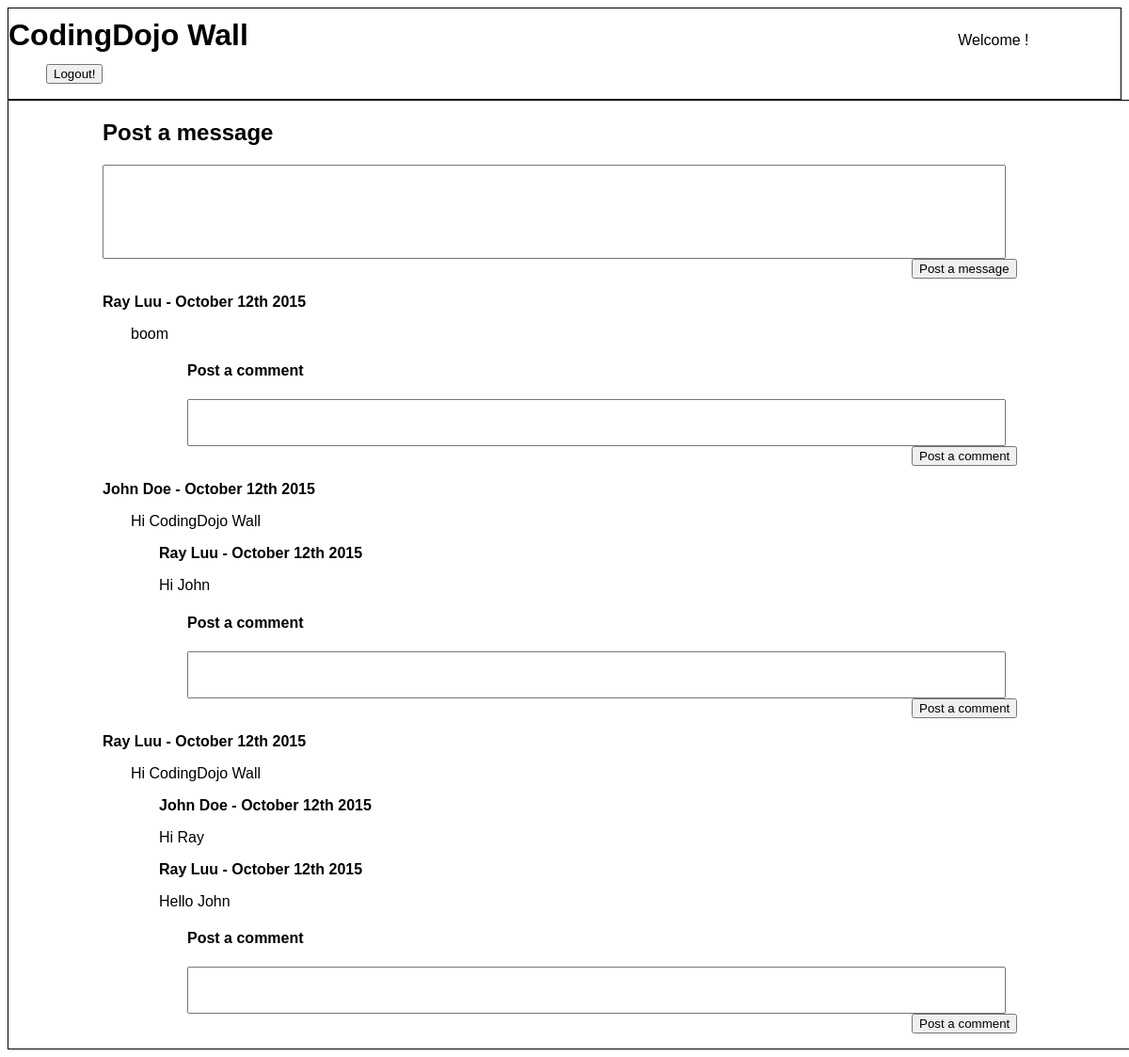
Screenshot of /wall.php with the database file from the repository.
### tables this page shows
CREATE TABLE `messages` (
  `id` int(11) NOT NULL AUTO_INCREMENT,
  `message` text,
  `created_at` datetime DEFAULT NULL COMMENT '	\n',
  `updated_at` datetime DEFAULT NULL,
  `user_id` int(11) NOT NULL,
  PRIMARY KEY (`id`),
  KEY `fk_messages_users_idx` (`user_id`),
  CONSTRAINT `fk_messages_users` FOREIGN KEY (`user_id`) REFERENCES `users` (`id`) ON DELETE NO ACTION ON UPDATE NO ACTION
);

CREATE TABLE `users` (
  `id` int(11) NOT NULL AUTO_INCREMENT,
  `first_name` varchar(255) DEFAULT NULL,
  `last_name` varchar(255) DEFAULT NULL,
  `email` varchar(255) DEFAULT NULL,
  `password` varchar(255) DEFAULT NULL,
  `created_at` datetime DEFAULT NULL,
  `updated_at` datetime DEFAULT NULL,
  PRIMARY KEY (`id`)
);

CREATE TABLE `comments` (
  `id` int(11) NOT NULL AUTO_INCREMENT,
  `comment` text,
  `created_at` datetime DEFAULT NULL,
  `updated_at` datetime DEFAULT NULL,
  `message_id` int(11) NOT NULL,
  `user_id` int(11) NOT NULL,
  PRIMARY KEY (`id`),
  KEY `fk_comments_messages1_idx` (`message_id`),
  KEY `fk_comments_users1_idx` (`user_id`),
  CONSTRAINT `fk_comments_messages1` FOREIGN KEY (`message_id`) REFERENCES `messages` (`id`) ON DELETE NO ACTION ON UPDATE NO ACTION,
  CONSTRAINT `fk_comments_users1` FOREIGN KEY (`user_id`) REFERENCES `users` (`id`) ON DELETE NO ACTION ON UPDATE NO ACTION
);

### connection.php (called while the page is built, shortened)
<?php
$connection = new mysqli(DB_HOST, DB_USER, DB_PASS, DB_DATABASE);
function fetch_all($query)
{
	$data = array();
	global $connection;
	$result = $connection->query($query);
	while($row = mysqli_fetch_assoc($result))
	{
		$data[] = $row;
	}
	return $data;
}
?>

### wall_process.php (called while the page is built, shortened)
<?php
	require_once('connection.php');
	function get_all_messages()
	{
		$query = "SELECT message,
				  messages.id AS message_id,
				  messages.created_at AS created_at,
				  users.first_name AS first_name,
				  users.last_name AS last_name
				  FROM messages
				  LEFT JOIN users
				  ON messages.user_id = users.id
				  ORDER BY messages.created_at DESC";
		$messages = fetch_all($query);
	}
	function get_all_comments($message_id)
	{
		$query = "SELECT comment,
				  users.first_name AS first_name,
				  users.last_name AS last_name,
				  comments.created_at AS created_at
				  FROM comments
				  LEFT JOIN messages
				  ON comments.message_id = messages.id
				  LEFT JOIN users
				  ON comments.user_id = users.id
				  WHERE message_id = '$message_id'";
		$comments = fetch_all($query);
	}
?>

### wall.php (the view, shortened to what this page needs)
<?php
	require_once('wall_process.php');
?>
<html>
	<head>
		<link rel="stylesheet" type="text/css" href="style.css">
	</head>
	<body>
		<div class="container1">
			<div class="header">
				<h1>CodingDojo Wall</h1>
				<?= "<p>Welcome {$_SESSION['first_name']}!</p>" ?>
				<form class="logout" action="process.php" method="post">
					<input type="submit" name="logout" value="Logout!">
				</form>
			</div>
			<div class="posts">
				<h2>Post a message</h2>
				<form action="wall_process.php" method="post">
					<textarea class="post" name="post"></textarea>
					<input class="button" type="submit" name="post_message" value="Post a message">
				</form>
				<?php
					get_all_messages();
					foreach($_SESSION["messages"] as $message)
					{
						$str_to_time = strtotime($message["created_at"]);
						$date = date("F jS Y", $str_to_time);
						get_all_comments($message['message_id']);
						echo "<p class='bold'>{$message['first_name']} {$message['last_name']} - $date</p>";
						echo "<div class='indent'>";
						echo "<p>{$message['message']}</p>";
						echo "</div>";
						foreach($_SESSION["comments"] as $comment)
						{
							$str_to_time2 = strtotime($comment['created_at']);
							$date2 = date("F jS Y", $str_to_time2);
							echo "<div class='indent2'>";
							echo "<p class='bold'>{$comment['first_name']} {$comment['last_name']} - $date2</p>";
							echo "<p>{$comment['comment']}</p>";
							echo "</div>";
						}
						echo "<h4>Post a comment</h4>";
						echo "<form action='wall_process.php' method='post'>";
						echo "<textarea class='comment' name='comment'></textarea>";
						echo "<input class='button' type='submit' name='post_comment' value='Post a comment'>";
						echo "</form>";
					}
				?>
			</div>
		</div>
	</body>
</html>

### style.css (style rules this page uses)
* { font-family: helvetica; }
div.container1 { min-width: 1000px; min-height: 600px; }
div.header { border: 1px solid black; }
div.header h1 { display: inline-block; margin: 10px 750px 0px 0px; }
div.header p { display: inline-block; }
.logout { margin-left: 40px; display: inline-block; }
div.posts { min-width: 1000px; min-height:800px; border: 1px solid black; padding: 0px 100px; }
div.posts textarea.post { width: 960px; height: 100px; resize: none; }
div.posts .button { margin-left: 860px; }
div.indent { width: 930px; margin-left: 30px; }
div.indent2 { width: 900px; margin-left: 60px; }
textarea.comment { margin-left: 90px; width: 870px; height: 50px; resize: none; }
h4 { margin-left: 90px; }
.bold { font-weight: bold; display: inline; }

### rows the page displays
messages: user.first_name "Ray", user.last_name "Luu", created_at "October 12th 2015", message "boom"
messages: user.first_name "John", user.last_name "Doe", created_at "October 12th 2015", message "Hi CodingDojo Wall"
comments: user.first_name "Ray", user.last_name "Luu", created_at "October 12th 2015", comment "Hi John"
messages: user.first_name "Ray", user.last_name "Luu", created_at "October 12th 2015", message "Hi CodingDojo Wall"
comments: user.first_name "John", user.last_name "Doe", created_at "October 12th 2015", comment "Hi Ray"
comments: user.first_name "Ray", user.last_name "Luu", created_at "October 12th 2015", comment "Hello John"
